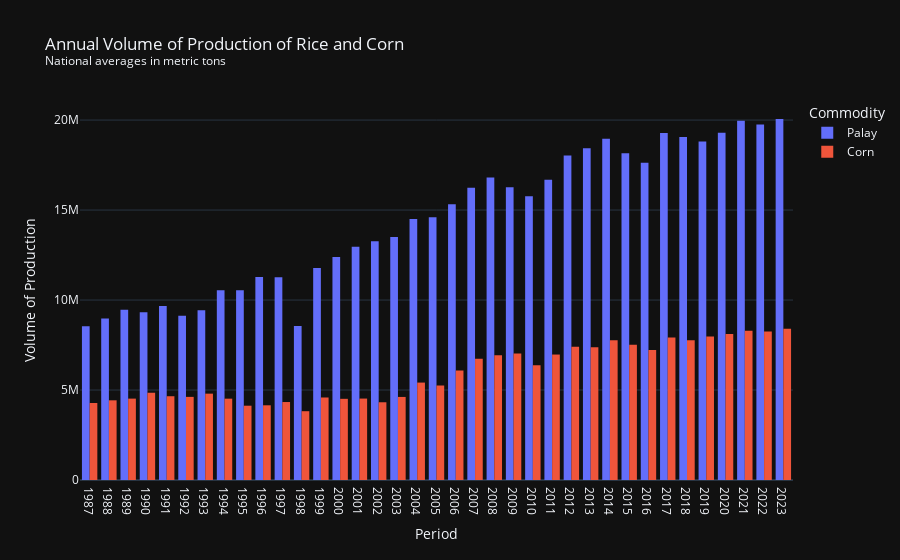
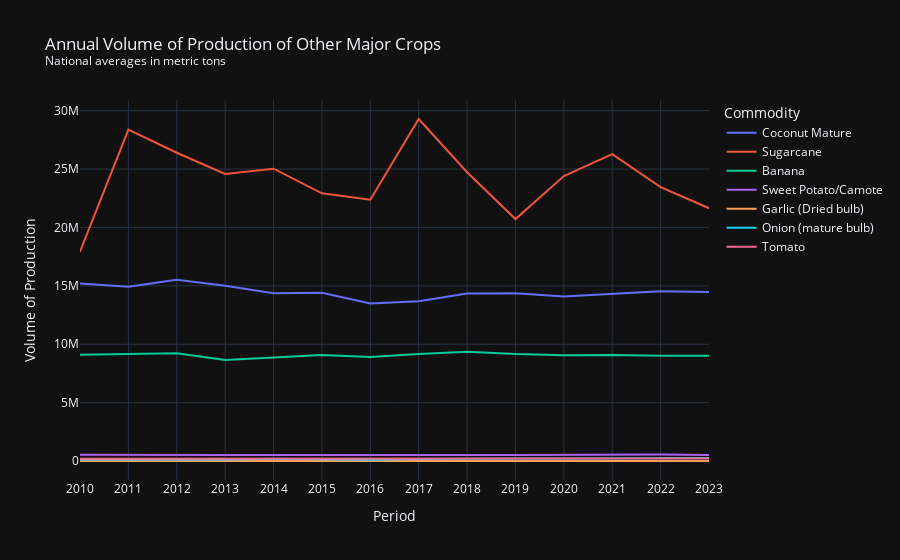

The notebook cell saved with these charts, in order:
### Markdown cell above
## Data Overview

Selected major crops (analyzed are checked):
- ✅ Rice / Palay
- ✅ Corn / Maize
- Sweet Potato / Camote
- Mongo / Monggo / Mung Beans
- Banana
- Coconut
- Onion
- Garlic
- Sugarcane

### Code cell
# Volume of Production of Selected Major Crops
df = pd.read_csv("datasets/agricultural-indicators/volume_rice-corn.csv", skiprows=2)
df = df[df["Geolocation"] == "PHILIPPINES"]
df = df[(df["Commodity"] == "Palay") | (df["Commodity"] == "Corn")]
df = df.filter(regex="Commodity|Geolocation|Annual", axis=1)
df.columns = map(lambda x: x.replace(" Annual", "") if "Annual" in x else x, df.columns)
df = df.melt(id_vars=["Commodity", "Geolocation"], value_vars=df.columns[2:], var_name="Period", value_name="Volume")
fig = px.histogram(df, x="Period", y="Volume", color="Commodity", barmode='group',
                   title='Annual Volume of Production of Rice and Corn<br><sup>National averages in metric tons</sup>').update_layout(
    xaxis_title="Period", yaxis_title = "Volume of Production", template="plotly_dark")
fig.show()

df = pd.read_csv("datasets/agricultural-indicators/volume_other-crops.csv", skiprows=2)
df = df[df["Geolocation"] == "PHILIPPINES"]
df = df[df["Commodity"].isin(["Coconut Mature", "Sugarcane", "Banana", "Tomato", "Garlic (Dried bulb)", "Onion (mature bulb)", "Sweet Potato/Camote"])]
df = df.filter(regex="Commodity|Geolocation|Annual", axis=1)
df.columns = map(lambda x: x.replace(" Annual", "") if "Annual" in x else x, df.columns)
df = df.melt(id_vars=["Commodity", "Geolocation"], value_vars=df.columns[2:], var_name="Period", value_name="Volume")
fig = px.line(df, x="Period", y="Volume", color="Commodity", title='Annual Volume of Production of Other Major Crops<br><sup>National averages in metric tons</sup>').update_layout(
    xaxis_title="Period", yaxis_title = "Volume of Production", template='plotly_dark')
fig.show()

### Figure 1 — Plotly figure (JSON) as saved in the notebook; plotly's stock layout.template omitted (floating-point values rounded to 4 significant figures)
{"data": [{"alignmentgroup": "True", "bingroup": "x", "histfunc": "sum", "hovertemplate": "Commodity=Palay<br>Period=%{x}<br>sum of Volume=%{y}<extra></extra>", "legendgroup": "Palay", "marker": {"color": "#636efa", "pattern": {"shape": ""}}, "name": "Palay", "offsetgroup": "Palay", "orientation": "v", "showlegend": true, "type": "histogram", "x": ["1987", "1988", "1989", "1990", "1991", "1992", "1993", "1994", "1995", "1996", "1997", "1998", "1999", "2000", "2001", "2002", "2003", "2004", "2005", "2006", "2007", "2008", "2009", "2010", "2011", "2012", "2013", "2014", "2015", "2016", "2017", "2018", "2019", "2020", "2021", "2022", "2023", "2024"], "xaxis": "x", "y": [8539852, 8971030, 9458772, 9319276, 9673262, 9128940, 9434208, 10538054, 10540649, 11283568, 11268963, 8554824, 11786625, 12389412, 12954870, 13270653, 13499884, 14496784, 14603005, 15326706, 16240194, 16815548, 16270000.0, 15772319, 16684062, 18030000.0, 18440000.0, 18970000.0, 18150000.0, 17630000.0, 19280000.0, 19070000.0, 18810000.0, 19290000.0, 19960000.0, 19760000.0, 20060000.0, ".."], "yaxis": "y"}, {"alignmentgroup": "True", "bingroup": "x", "histfunc": "sum", "hovertemplate": "Commodity=Corn<br>Period=%{x}<br>sum of Volume=%{y}<extra></extra>", "legendgroup": "Corn", "marker": {"color": "#EF553B", "pattern": {"shape": ""}}, "name": "Corn", "offsetgroup": "Corn", "orientation": "v", "showlegend": true, "type": "histogram", "x": ["1987", "1988", "1989", "1990", "1991", "1992", "1993", "1994", "1995", "1996", "1997", "1998", "1999", "2000", "2001", "2002", "2003", "2004", "2005", "2006", "2007", "2008", "2009", "2010", "2011", "2012", "2013", "2014", "2015", "2016", "2017", "2018", "2019", "2020", "2021", "2022", "2023", "2024"], "xaxis": "x", "y": [4278119, 4427951, 4522195, 4853891, 4655026, 4618854, 4797977, 4519246, 4128510, 4151332, 4332417, 3823184, 4584593, 4511104, 4525012, 4319262, 4615625, 5413386, 5253160, 6082109, 6736940, 6928225, 7034033, 6376796, 6971221, 7407000.0, 7377000.0, 7771000.0, 7519000.0, 7219000.0, 7915000.0, 7772000.0, 7979000.0, 8119000.0, 8287000.0, 8256000.0, 8405000.0, ".."], "yaxis": "y"}], "layout": {"barmode": "group", "legend": {"title": {"text": "Commodity"}, "tracegroupgap": 0}, "title": {"text": "Annual Volume of Production of Rice and Corn<br><sup>National averages in metric tons</sup>"}, "xaxis": {"anchor": "y", "domain": [0, 1], "title": {"text": "Period"}}, "yaxis": {"anchor": "x", "domain": [0, 1], "title": {"text": "Volume of Production"}}}}

### Figure 2 — Plotly figure (JSON) as saved in the notebook; plotly's stock layout.template omitted (floating-point values rounded to 4 significant figures)
{"data": [{"hovertemplate": "Commodity=Coconut Mature<br>Period=%{x}<br>Volume=%{y}<extra></extra>", "legendgroup": "Coconut Mature", "line": {"color": "#636efa", "dash": "solid"}, "marker": {"symbol": "circle"}, "mode": "lines", "name": "Coconut Mature", "orientation": "v", "showlegend": true, "type": "scatter", "x": ["2010", "2011", "2012", "2013", "2014", "2015", "2016", "2017", "2018", "2019", "2020", "2021", "2022", "2023"], "xaxis": "x", "y": [15190000.0, 14930000.0, 15530000.0, 15020000.0, 14370000.0, 14400000.0, 13490000.0, 13690000.0, 14350000.0, 14370000.0, 14100000.0, 14320000.0, 14530000.0, 14470000.0], "yaxis": "y"}, {"hovertemplate": "Commodity=Sugarcane<br>Period=%{x}<br>Volume=%{y}<extra></extra>", "legendgroup": "Sugarcane", "line": {"color": "#EF553B", "dash": "solid"}, "marker": {"symbol": "circle"}, "mode": "lines", "name": "Sugarcane", "orientation": "v", "showlegend": true, "type": "scatter", "x": ["2010", "2011", "2012", "2013", "2014", "2015", "2016", "2017", "2018", "2019", "2020", "2021", "2022", "2023"], "xaxis": "x", "y": [17930000.0, 28380000.0, 26400000.0, 24580000.0, 25030000.0, 22930000.0, 22370000.0, 29290000.0, 24730000.0, 20720000.0, 24400000.0, 26280000.0, 23460000.0, 21650000.0], "yaxis": "y"}, {"hovertemplate": "Commodity=Banana<br>Period=%{x}<br>Volume=%{y}<extra></extra>", "legendgroup": "Banana", "line": {"color": "#00cc96", "dash": "solid"}, "marker": {"symbol": "circle"}, "mode": "lines", "name": "Banana", "orientation": "v", "showlegend": true, "type": "scatter", "x": ["2010", "2011", "2012", "2013", "2014", "2015", "2016", "2017", "2018", "2019", "2020", "2021", "2022", "2023"], "xaxis": "x", "y": [9101000.0, 9165000.0, 9227000.0, 8646000.0, 8885000.0, 9084000.0, 8904000.0, 9166000.0, 9359000.0, 9158000.0, 9056000.0, 9091000.0, 9013000.0, 9019000.0], "yaxis": "y"}, {"hovertemplate": "Commodity=Sweet Potato/Camote<br>Period=%{x}<br>Volume=%{y}<extra></extra>", "legendgroup": "Sweet Potato/Camote", "line": {"color": "#ab63fa", "dash": "solid"}, "marker": {"symbol": "circle"}, "mode": "lines", "name": "Sweet Potato/Camote", "orientation": "v", "showlegend": true, "type": "scatter", "x": ["2010", "2011", "2012", "2013", "2014", "2015", "2016", "2017", "2018", "2019", "2020", "2021", "2022", "2023"], "xaxis": "x", "y": [541300.0, 516300.0, 516900.0, 528200.0, 519900.0, 536000.0, 529500.0, 537300.0, 525600.0, 525900.0, 546900.0, 545500.0, 558300.0, 523300.0], "yaxis": "y"}, {"hovertemplate": "Commodity=Garlic (Dried bulb)<br>Period=%{x}<br>Volume=%{y}<extra></extra>", "legendgroup": "Garlic (Dried bulb)", "line": {"color": "#FFA15A", "dash": "solid"}, "marker": {"symbol": "circle"}, "mode": "lines", "name": "Garlic (Dried bulb)", "orientation": "v", "showlegend": true, "type": "scatter", "x": ["2010", "2011", "2012", "2013", "2014", "2015", "2016", "2017", "2018", "2019", "2020", "2021", "2022", "2023"], "xaxis": "x", "y": [9563.0, 9056.0, 8808.0, 8986.0, 8993.0, 10420.0, 7469.0, 7751.0, 7559.0, 7256.0, 6767.0, 5890.0, 5885.0, 5765.0], "yaxis": "y"}, {"hovertemplate": "Commodity=Onion (mature bulb)<br>Period=%{x}<br>Volume=%{y}<extra></extra>", "legendgroup": "Onion (mature bulb)", "line": {"color": "#19d3f3", "dash": "solid"}, "marker": {"symbol": "circle"}, "mode": "lines", "name": "Onion (mature bulb)", "orientation": "v", "showlegend": true, "type": "scatter", "x": ["2010", "2011", "2012", "2013", "2014", "2015", "2016", "2017", "2018", "2019", "2020", "2021", "2022", "2023"], "xaxis": "x", "y": [135400.0, 128400.0, 124900.0, 134200.0, 203700.0, 181200.0, 122600.0, 184400.0, 172700.0, 222100.0, 229500.0, 218000.0, 241000.0, 252500.0], "yaxis": "y"}, {"hovertemplate": "Commodity=Tomato<br>Period=%{x}<br>Volume=%{y}<extra></extra>", "legendgroup": "Tomato", "line": {"color": "#FF6692", "dash": "solid"}, "marker": {"symbol": "circle"}, "mode": "lines", "name": "Tomato", "orientation": "v", "showlegend": true, "type": "scatter", "x": ["2010", "2011", "2012", "2013", "2014", "2015", "2016", "2017", "2018", "2019", "2020", "2021", "2022", "2023"], "xaxis": "x", "y": [204300.0, 203600.0, 203600.0, 207700.0, 214600.0, 214800.0, 210700.0, 218800.0, 220800.0, 223300.0, 222000.0, 225500.0, 216600.0, 219300.0], "yaxis": "y"}], "layout": {"legend": {"title": {"text": "Commodity"}, "tracegroupgap": 0}, "title": {"text": "Annual Volume of Production of Other Major Crops<br><sup>National averages in metric tons</sup>"}, "xaxis": {"anchor": "y", "domain": [0, 1], "title": {"text": "Period"}}, "yaxis": {"anchor": "x", "domain": [0, 1], "title": {"text": "Volume of Production"}}}}
